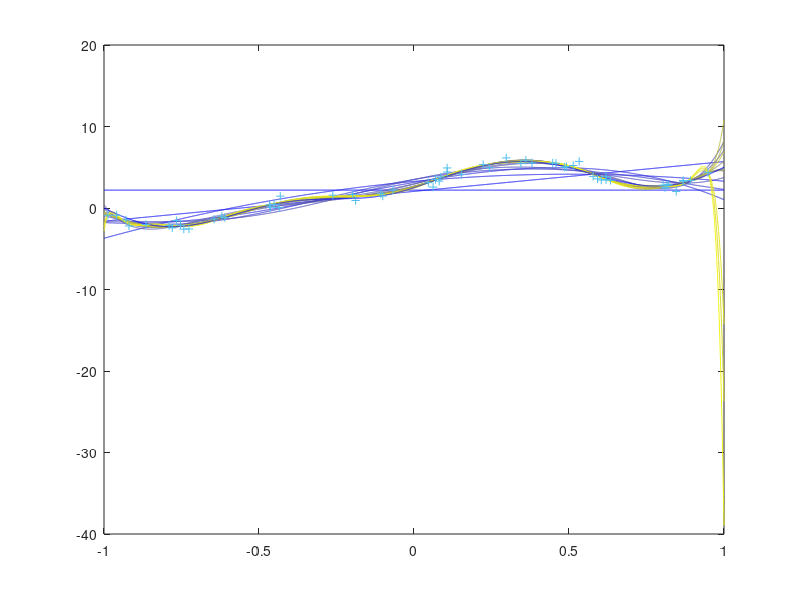
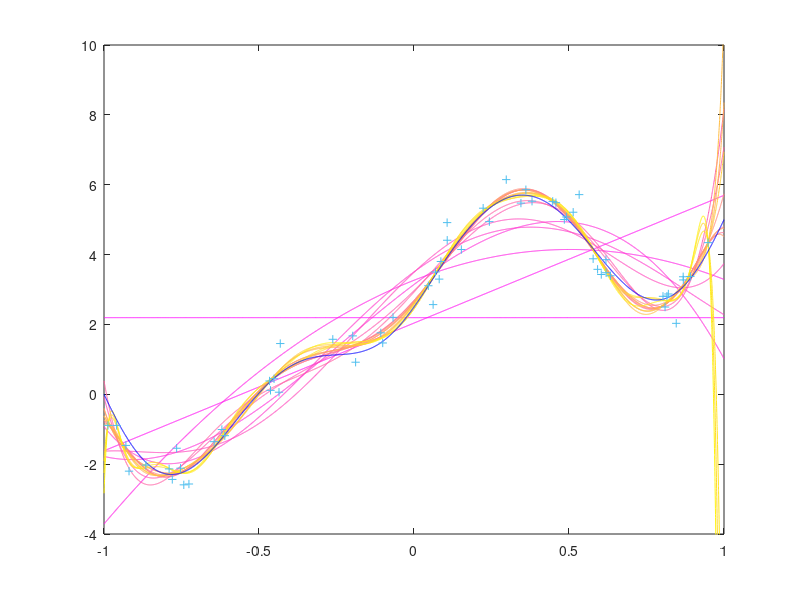
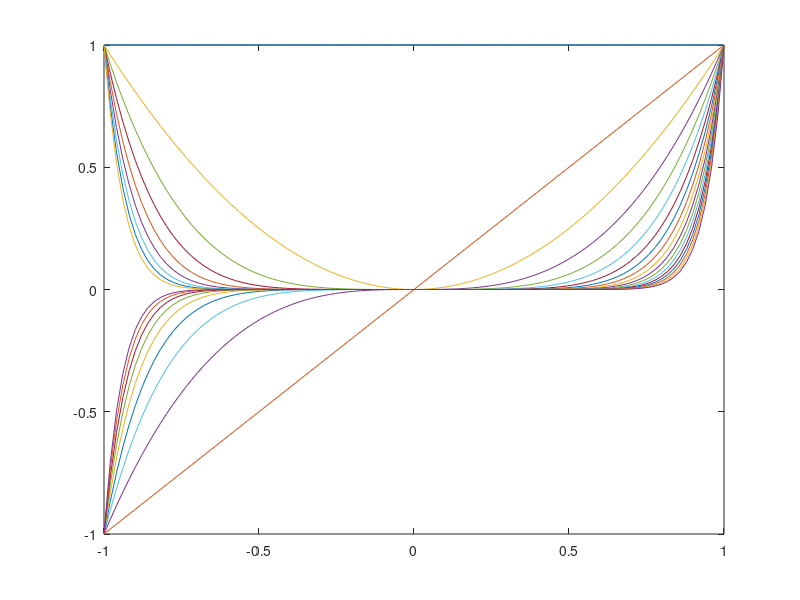
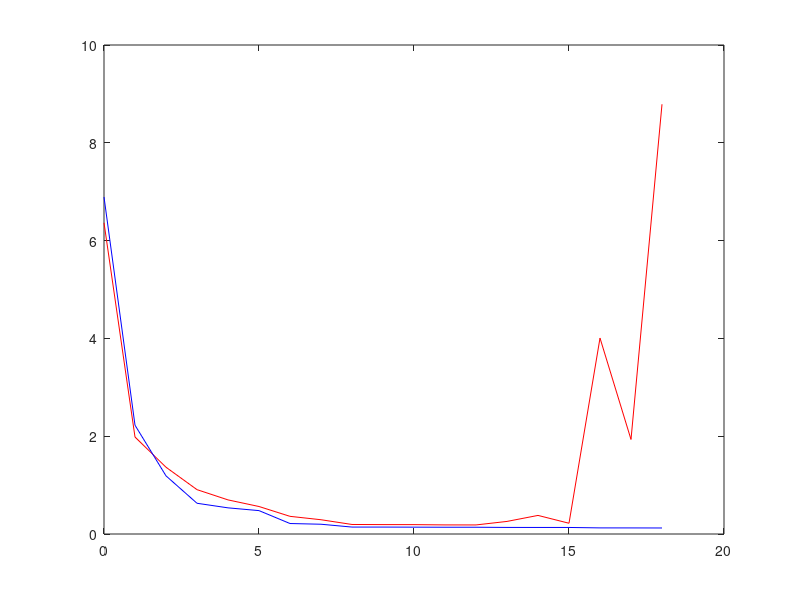

Here is the MATLAB script that generated these plots, in order:
%1.1.1

clc;
close all;
clear;



data = importdata('datasets/linearregression_homework.mat');
x_test = data.x_test;
x_train = data.x_train;
y_target = data.y_target;
y_test = data.y_test;
y_train = data.y_train;

l_max = 18;

fig1=figure();



y_our_train = zeros(length(x_train), l_max);

for l = 0:l_max
    disp(['l=', num2str(l)]);
    potenz = ones(size(x_train))*[0:l];

    x_train_mat = [x_train]*ones(1,l+1);
    X = x_train_mat.^potenz;
    W = inv(X'*X)*X'*y_train;
    
    y_our_train(:,l+1) = X*W;

    potenz = ones(size(x_test))*[0:l];
    x_test_mat = [x_test]*ones(1,l+1);
    X_test = x_test_mat.^potenz;

    y(:,l+1) = X_test*W;
    my_plot = plot(x_test, y(:,l+1));
    hold on;
    set(my_plot, 'Color', [l/(l_max+1), l/(l_max+1) , 1-l/(l_max+1)]);
    

end

plot(x_test, y_target, 'b-');
plot(x_train, y_train, ' +');


%das Ganze nocheinmal in skalierter Form geplottet:

fig2=figure();



for l = 0:l_max
   
    my_plot2 = plot(x_test, y(:,l+1));
    hold on;
    set(my_plot2, 'Color', [1, l/(l_max+1) , 1-l/(l_max+1)]);
    axis([-1 1 -4 10]);
end

plot(x_test, y_target, 'b-');
plot(x_train, y_train, ' +');




%plot of basis functions
figure
l=18

x_basis = linspace(-1,1,100)';

potenz = ones(size(x_basis))*[0:l];
x_test_mat = [x_basis]*ones(1,l+1);
X_test = x_test_mat.^potenz;


for i = 1:l
    mask = zeros(l+1, 1);
    mask(i) = 1;

    
    %W2 = W.*mask
    W2 = mask;
    

    
    y_basis = X_test*W2;
    
    plot(x_basis, y_basis);
    axis([-1 1 -1 1]);
    hold on;
end




%letzter punkt:

for l = 0:l_max
    mse_test(l+1) = (y(:,l+1) - y_test)' * (y(:,l+1) - y_test) / length(y_test);
    mse_train(l+1) = (y_our_train(:,l+1) - y_train)' * (y_our_train(:,l+1) - y_train) / length(y_our_train);
end

figure

plot(0:l_max, mse_test, 'r-');
hold on;
plot(0:l_max, mse_train, 'b-');
